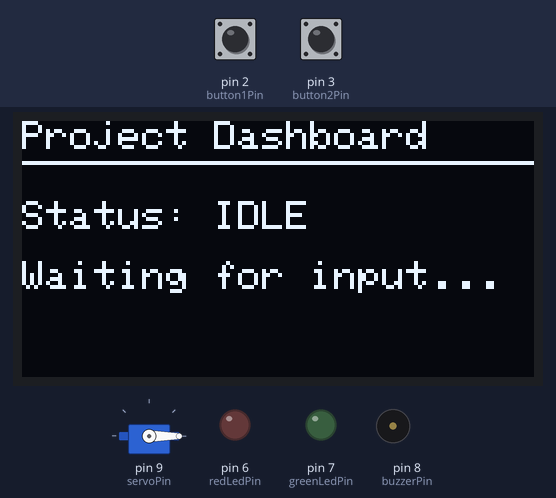
A sketch run on a simulated Arduino Uno, built with avr-gcc and run on an emulated ATmega328P. Parts: servo, 128×64 one-colour display, output pins drawn as LEDs (lit = HIGH), buzzer (waves = sounding). The inputs (shaded band) are chosen by the test bench; at power-on: pin 2 (button1Pin) HIGH, pin 3 (button2Pin) HIGH.

Above: at 3.2 s.
3.3 s: pin 2 (button1Pin) pulled LOW for 0.15 s
At 4.5 s:
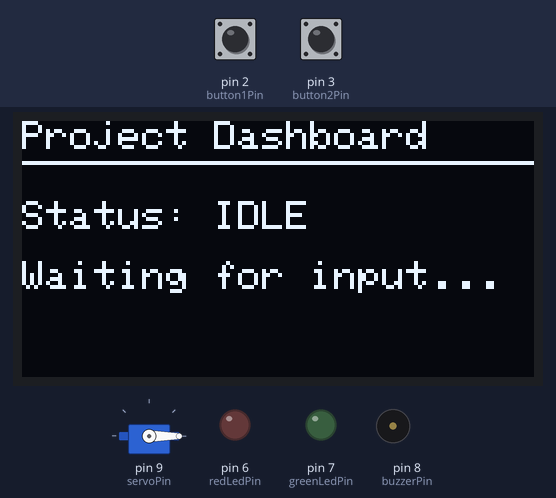
4.9 s: pin 3 (button2Pin) pulled LOW for 0.15 s
At 5.9 s:
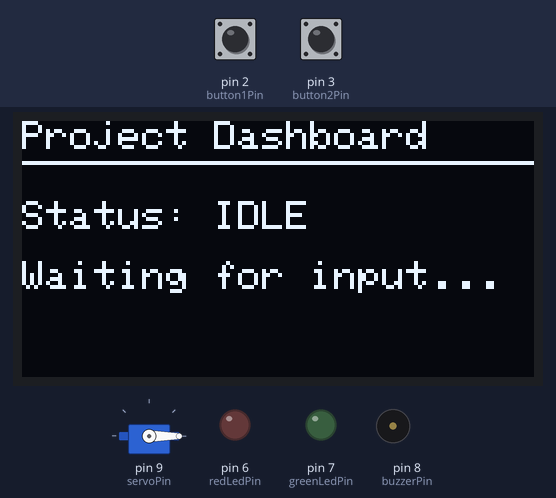
6.6 s: pin 3 (button2Pin) pulled LOW for 3.2 s
At 7.8 s:
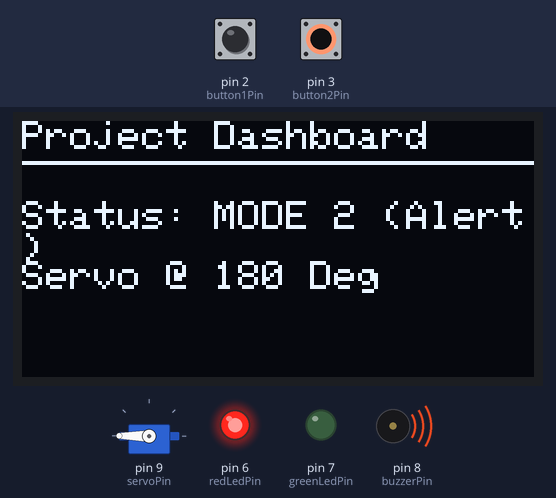
11.3 s: pin 2 (button1Pin) pulled LOW for 3.2 s
At 12.1 s:
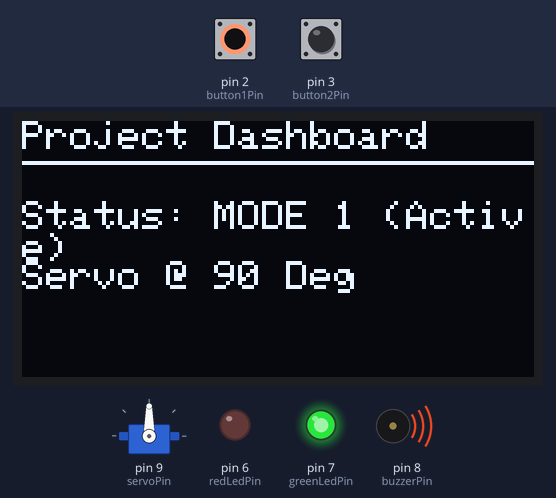
Timing chart, 0 to 16.1 s (numbered marks = the images above; inputs shaded):
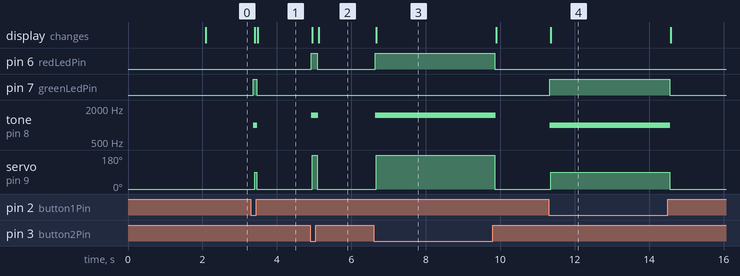

The sketch:

sketch.ino
```cpp
#include <Wire.h>
#include <Adafruit_GFX.h>
#include <Adafruit_SSD1306.h>
#include <Servo.h>

#define SCREEN_WIDTH 2128
#define SCREEN_HEIGHT 64
#define OLED_RESET -1
Adafruit_SSD1306 display(SCREEN_WIDTH, SCREEN_HEIGHT, &Wire, OLED_RESET);

Servo myServo;

const int button1Pin = 2;
const int button2Pin = 3;
const int redLedPin = 6;
const int greenLedPin = 7;
const int buzzerPin = 8;
const int servoPin = 9;

void setup() {
  pinMode(button1Pin, INPUT_PULLUP);
  pinMode(button2Pin, INPUT_PULLUP);
  pinMode(redLedPin, OUTPUT);
  pinMode(greenLedPin, OUTPUT);
  pinMode(buzzerPin, OUTPUT);

  myServo.attach(servoPin);
  myServo.write(0);

  // Initialize OLED
  if(!display.begin(SSD1306_SWITCHCAPVCC, 0x3C)) {
    for(;;); // Don't proceed, loop forever if allocation fails
  }

  display.clearDisplay();
  display.setTextSize(1);
  display.setTextColor(SSD1306_WHITE);
  display.setCursor(0,0);
  display.println(F("System Initialized"));
  display.display();
  delay(2000);
}

void loop() {
  int btn1State = digitalRead(button1Pin);
  int btn2State = digitalRead(button2Pin);

  display.clearDisplay();
  display.setCursor(0,0);
  display.println(F("Project Dashboard"));
  display.drawFastHLine(0, 10, 128, SSD1306_WHITE);

  if (btn1State == LOW) { // Button 1 pressed
    digitalWrite(greenLedPin, HIGH);
    digitalWrite(redLedPin, LOW);
    tone(buzzerPin, 1000, 100);
    myServo.write(90); // Move servo to 90 degrees

    display.setCursor(0, 20);
    display.println(F("Status: MODE 1 (Active)"));
    display.setCursor(0, 35);
    display.println(F("Servo @ 90 Deg"));
  }
  else if (btn2State == LOW) { // Button 2 pressed
    digitalWrite(greenLedPin, LOW);
    digitalWrite(redLedPin, HIGH);
    tone(buzzerPin, 1500, 100);
    myServo.write(180); // Move servo to 180 degrees

    display.setCursor(0, 20);
    display.println(F("Status: MODE 2 (Alert)"));
    display.setCursor(0, 35);
    display.println(F("Servo @ 180 Deg"));
  }
  else {
    digitalWrite(greenLedPin, LOW);
    digitalWrite(redLedPin, LOW);
    myServo.write(0); // Reset servo

    display.setCursor(0, 20);
    display.println(F("Status: IDLE"));
    display.setCursor(0, 35);
    display.println(F("Waiting for input..."));
  }

  display.display();
  delay(50);
}
```

Measured:
- after the input at 3.3 s, pin 7 (greenLedPin): LOW → HIGH after 0.07 s, → LOW 0.08 s later; tone on pin 8 (buzzerPin): silent → 1000 Hz after 0.07 s, → silent 0.10 s later; servo on pin 9 (servoPin): 0° → 90° after 0.10 s, → 0° 0.05 s later; the display: first changes after 0.10 s (image 1 shows a later state)
- after the input at 4.9 s, pin 6 (redLedPin): LOW → HIGH at once, → LOW 0.16 s later; tone on pin 8 (buzzerPin): silent → 1500 Hz at once, → silent 0.18 s later; servo on pin 9 (servoPin): 0° → 180° after 0.06 s, → 0° 0.13 s later; the display: first changes after 0.06 s (image 2 shows a later state)
- after the input at 6.6 s, pin 6 (redLedPin): LOW → HIGH at once, → LOW 3.2 s later; tone on pin 8 (buzzerPin): silent → 1500 Hz at once, → silent 3.2 s later; servo on pin 9 (servoPin): 0° → 180° after 0.07 s, → 0° 3.2 s later; the display: changes after 0.07 s (image 3)
- after the input at 11.3 s, pin 7 (greenLedPin): LOW → HIGH at once, → LOW 3.2 s later; tone on pin 8 (buzzerPin): silent → 1000 Hz at once, → silent 3.2 s later; servo on pin 9 (servoPin): 0° → 90° after 0.06 s, → 0° 3.2 s later; the display: changes after 0.06 s (image 4)
